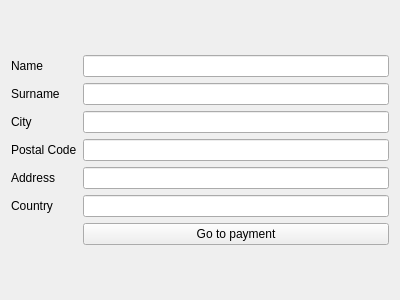
<?xml version="1.0" encoding="UTF-8"?>
<ui version="4.0">
 <class>ShipmentWidget</class>
 <widget class="QWidget" name="ShipmentWidget">
  <property name="geometry">
   <rect>
    <x>0</x>
    <y>0</y>
    <width>400</width>
    <height>300</height>
   </rect>
  </property>
  <property name="windowTitle">
   <string>Form</string>
  </property>
  <layout class="QGridLayout" name="gridLayout_2">
   <item row="0" column="0">
    <layout class="QGridLayout" name="gridLayout">
     <item row="1" column="1">
      <widget class="QLineEdit" name="leSurname"/>
     </item>
     <item row="5" column="1">
      <widget class="QLineEdit" name="leCountry"/>
     </item>
     <item row="3" column="1">
      <widget class="QLineEdit" name="lePostalcode"/>
     </item>
     <item row="4" column="1">
      <widget class="QLineEdit" name="leAddress"/>
     </item>
     <item row="1" column="0">
      <widget class="QLabel" name="lbSurname">
       <property name="text">
        <string>Surname</string>
       </property>
      </widget>
     </item>
     <item row="0" column="0">
      <widget class="QLabel" name="lbName">
       <property name="text">
        <string>Name</string>
       </property>
      </widget>
     </item>
     <item row="4" column="0">
      <widget class="QLabel" name="lbAddress">
       <property name="text">
        <string>Address</string>
       </property>
      </widget>
     </item>
     <item row="5" column="0">
      <widget class="QLabel" name="lbCountry">
       <property name="text">
        <string>Country</string>
       </property>
      </widget>
     </item>
     <item row="2" column="1">
      <widget class="QLineEdit" name="leCity"/>
     </item>
     <item row="0" column="1">
      <widget class="QLineEdit" name="leName"/>
     </item>
     <item row="3" column="0">
      <widget class="QLabel" name="lbPostalcode">
       <property name="text">
        <string>Postal Code</string>
       </property>
      </widget>
     </item>
     <item row="2" column="0">
      <widget class="QLabel" name="lbCity">
       <property name="text">
        <string>City</string>
       </property>
      </widget>
     </item>
     <item row="6" column="1">
      <widget class="QPushButton" name="bntPayment">
       <property name="text">
        <string>Go to payment</string>
       </property>
      </widget>
     </item>
    </layout>
   </item>
  </layout>
 </widget>
 <resources/>
 <connections/>
</ui>
